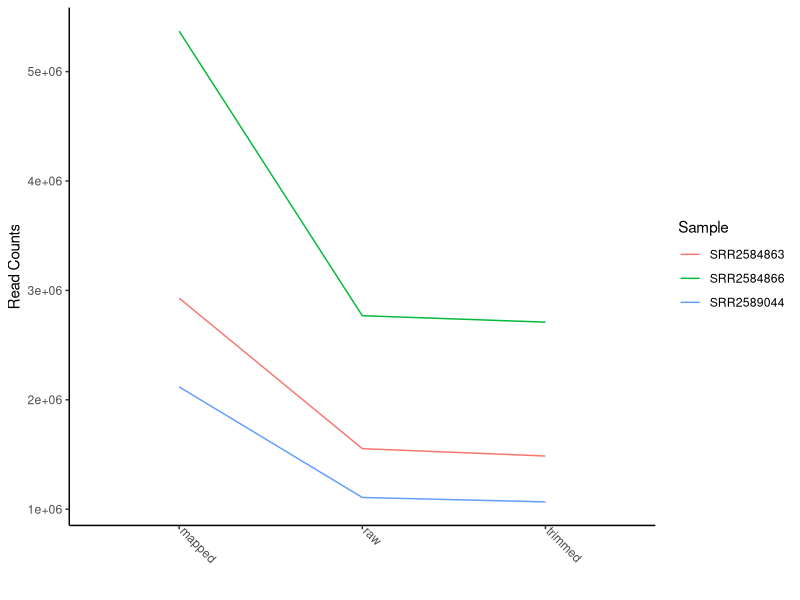
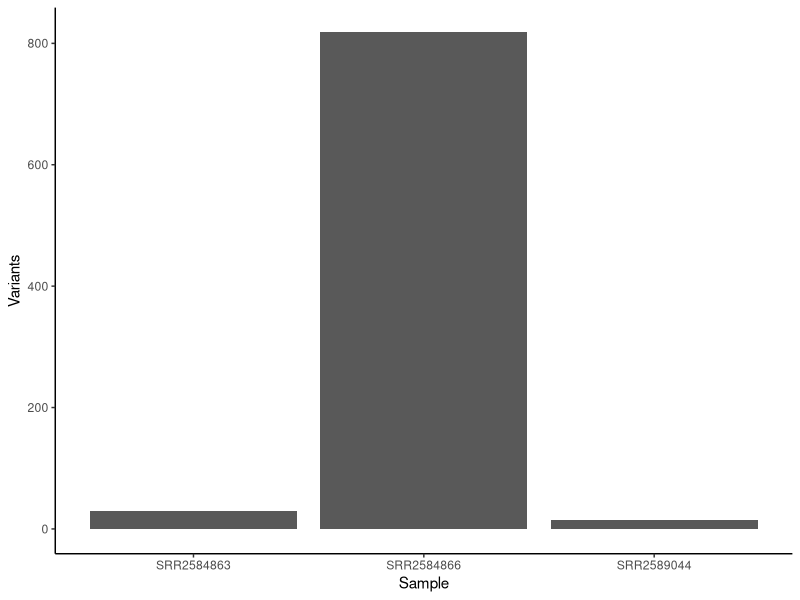

Source code (R) for these figures, in order:
## ---- chunk 1
# Load Packages
library(tidyverse)

# Load data
stats <- read.csv("results/summary_stats.csv", header = TRUE)

## ---- chunk 2
# Plot showing read counts
stats %>% 
  filter(read_type != "variants") %>%
  ggplot() +
  aes(x = read_type, y = count, 
      group = sample,
      color = sample) +
  geom_line() +
  theme_classic() +
  labs(x = "", y = "Read Counts", color = "Sample") +
  theme(axis.text.x = element_text(angle = -45, hjust = 0, vjust = 0))

# Plot a bar chart of variants
stats %>% 
  filter(read_type == "variants") %>%
  ggplot() +
  aes(x = sample, y = count) +
  geom_col() +
  theme_classic() +
  labs(x = "Sample", y = "Variants") 


